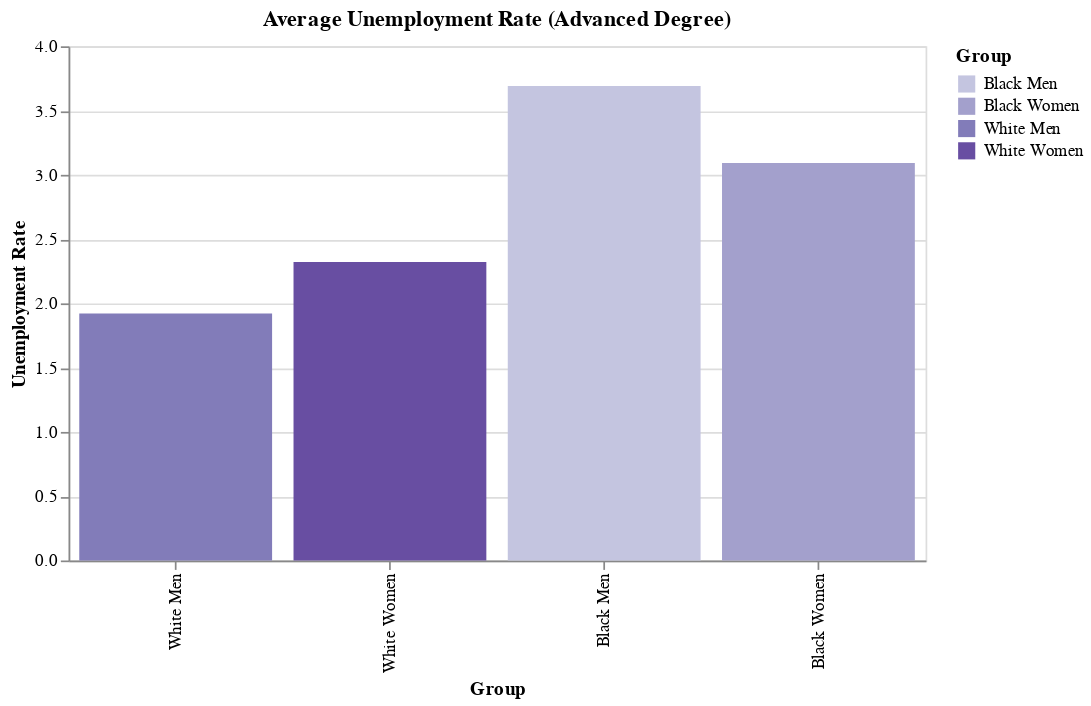

Source (notebook cell):
### Code cell
cur.execute('''
SELECT 
    AVG(white_men_advanced_degree),
    AVG(white_women_advanced_degree),
    AVG(black_men_advanced_degree),
    AVG(black_women_advanced_degree)
FROM filtered_unemployment_data
''')

result = cur.fetchone()

data = pd.DataFrame({
    'Group': ["White Men", "White Women", "Black Men", "Black Women"],
    'Unemployment Rate': result
})

chart = alt.Chart(data).mark_bar().encode(
    x=alt.X('Group', sort=None),
    y='Unemployment Rate',
    color=alt.Color('Group', scale=alt.Scale(scheme='purples'))
).properties(
    title="Average Unemployment Rate (Advanced Degree)",
    width=500,
    height=300
)

chart.display()

### Figure 1 — Vega-Lite specification as saved in the notebook (floating-point values rounded to 4 significant figures)
{"config": {"view": {"continuousWidth": 300, "continuousHeight": 300}}, "data": {"name": "data-d4f0f4a23e943ff1627ca514e1c25db8"}, "mark": {"type": "bar"}, "encoding": {"color": {"field": "Group", "scale": {"scheme": "purples"}, "type": "nominal"}, "x": {"field": "Group", "sort": null, "type": "nominal"}, "y": {"field": "Unemployment Rate", "type": "quantitative"}}, "height": 300, "title": "Average Unemployment Rate (Advanced Degree)", "width": 500, "$schema": "https://vega.github.io/schema/vega-lite/v5.20.1.json", "datasets": {"data-d4f0f4a23e943ff1627ca514e1c25db8": [{"Group": "White Men", "Unemployment Rate": 1.921}, {"Group": "White Women", "Unemployment Rate": 2.322}, {"Group": "Black Men", "Unemployment Rate": 3.691}, {"Group": "Black Women", "Unemployment Rate": 3.092}]}}
